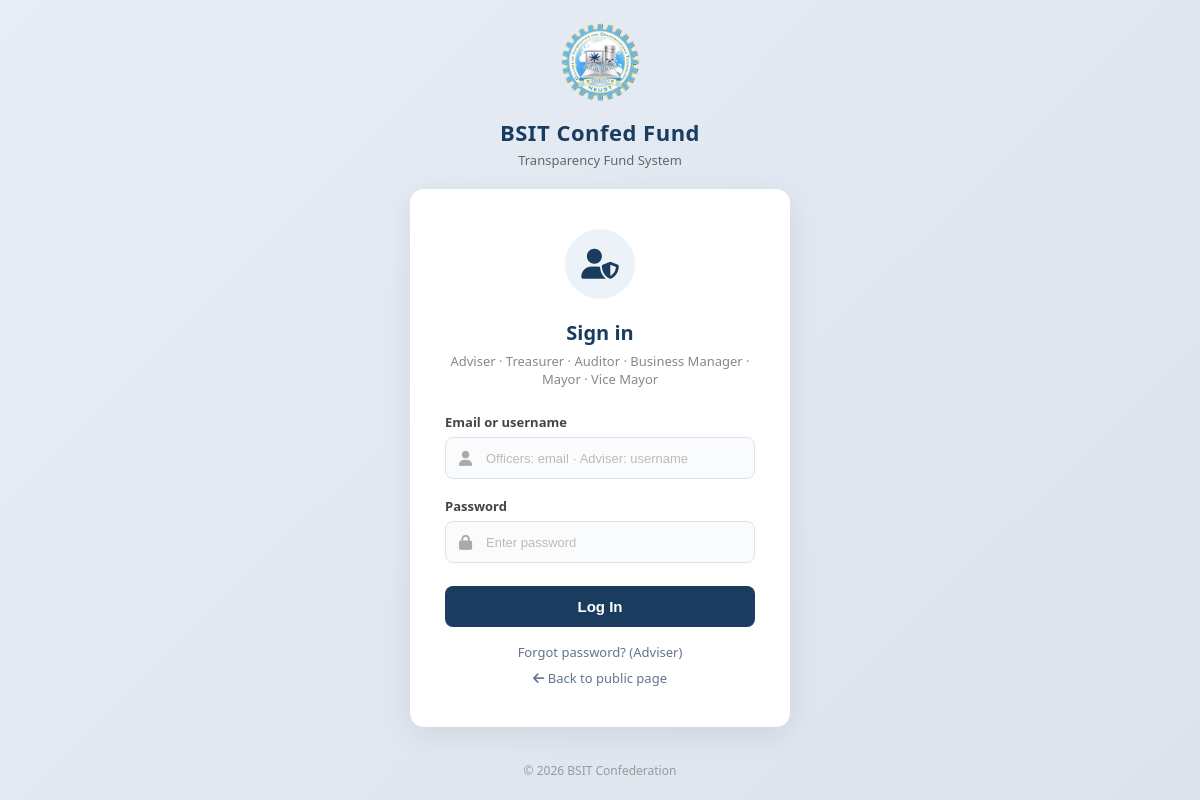
The page /login.php on the database its author committed.
### tables this page shows
CREATE TABLE `settings` (
  `id` int(11) NOT NULL DEFAULT 1,
  `org_name` varchar(100) NOT NULL DEFAULT 'BSIT Confederation',
  `org_short_name` varchar(50) NOT NULL DEFAULT 'BSIT Confed Fund',
  `logo_path` varchar(255) NOT NULL DEFAULT 'assets/images/logo.png.webp',
  `primary_color` varchar(7) NOT NULL DEFAULT '#1a3c5e',
  `recovery_key` varchar(100) NOT NULL DEFAULT 'BSIT-ADMIN-2026'
);

### includes/functions.php (called while the page is built, shortened)
<?php
if (!function_exists('getSettings')) {
    function getSettings($pdo) {
        $stmt = $pdo->query("SELECT * FROM settings LIMIT 1");
        $settings = $stmt->fetch();
        return $settings;
    }
}
?>

### login.php (the view, shortened to what this page needs)
<?php
require_once 'includes/config.php';
require_once 'includes/functions.php';
$sysSettings = getSettings($pdo);
$sysLogoUrl = ltrim($sysSettings['logo_path'], '/');
$sysLogoPath = __DIR__ . '/' . $sysSettings['logo_path'];
?>
<!DOCTYPE html>
<html lang="en">
<head>
    <link rel="stylesheet" href="assets/css/login.css">
    <link rel="stylesheet" href="https://cdnjs.cloudflare.com/ajax/libs/font-awesome/6.0.0-beta3/css/all.min.css">
</head>
<body>
<div class="login-container">
    <div class="login-logo">
        <?php if (file_exists($sysLogoPath)): ?>
            <img src="<?= htmlspecialchars($sysLogoUrl) ?>" alt="Logo">
        <?php else: ?>
            <img src="assets/images/logo.png" alt="Logo">
        <?php endif; ?>
        <h2><?= htmlspecialchars($sysSettings['org_short_name']) ?></h2>
        <p>Transparency Fund System</p>
    </div>
    <div class="login-card">
        <div class="icon-circle"><i class="fas fa-user-shield"></i></div>
        <h3>Sign in</h3>
        <p class="role-label">Adviser &middot; Treasurer &middot; Auditor &middot; Business Manager &middot; Mayor &middot; Vice Mayor</p>
        <form method="POST">
            <div class="form-group">
                <label for="identity">Email or username</label>
                <div class="input-with-icon"><i class="fas fa-user"></i><input type="text" id="identity" name="identity" placeholder="Officers: email &middot; Adviser: username" value="<?= htmlspecialchars($_POST['identity'] ?? '') ?>" autocomplete="username" required autofocus></div>
            </div>
            <div class="form-group">
                <label for="password">Password</label>
                <div class="input-with-icon"><i class="fas fa-lock"></i><input type="password" id="password" name="password" placeholder="Enter password" autocomplete="current-password" required></div>
            </div>
            <button type="submit" class="btn-login">Log In</button>
        </form>
        <div class="login-links">
            <a href="admin/adviser/forgot_password.php">Forgot password? (Adviser)</a>
            <a href="public/index.php"><i class="fas fa-arrow-left"></i> Back to public page</a>
        </div>
    </div>
    <div class="login-footer">&copy; <?= date('Y') ?> <?= htmlspecialchars($sysSettings['org_name']) ?></div>
</div>
</body>
</html>

### assets/css/login.css (style rules this page uses)
* { margin: 0; padding: 0; box-sizing: border-box; }
body { font-family: 'Segoe UI', Arial, sans-serif; background: linear-gradient(135deg, #e8edf5 0%, #dce3ed 100%); min-height: 100vh; display: flex; align-items: center; justify-content: center; }
.login-container { display: flex; flex-direction: column; align-items: center; gap: 20px; }
.login-logo { text-align: center; }
.login-logo img { width: 80px; height: auto; margin-bottom: 10px; }
.login-logo h2 { color: #1a3c5e; font-size: 22px; font-weight: 700; letter-spacing: 0.5px; }
.login-logo p { color: #666; font-size: 13px; margin-top: 4px; }
.login-card { background: #ffffff; padding: 40px 35px; border-radius: 14px; box-shadow: 0 8px 30px rgba(0, 0, 0, 0.08); width: 380px; text-align: center; }
.login-card .icon-circle { width: 70px; height: 70px; background: #edf2f9; border-radius: 50%; display: flex; align-items: center; justify-content: center; margin: 0 auto 20px; }
.login-card .icon-circle i { font-size: 30px; color: #1a3c5e; }
.login-card h3 { color: #1a3c5e; font-size: 20px; margin-bottom: 6px; }
.login-card .role-label { color: #888; font-size: 13px; margin-bottom: 25px; }
.form-group { text-align: left; margin-bottom: 18px; }
.form-group label { display: block; font-weight: 600; color: #444; font-size: 13px; margin-bottom: 6px; }
.input-with-icon { position: relative; }
.input-with-icon i { position: absolute; left: 14px; top: 50%; transform: translateY(-50%); color: #aaa; font-size: 15px; }
.input-with-icon input { width: 100%; padding: 12px 14px 12px 40px; border: 1px solid #dce3ed; border-radius: 8px; font-size: 14px; color: #333; background: #fafbfd; transition: border 0.2s, box-shadow 0.2s; }
.input-with-icon input::placeholder { color: #bbb; font-size: 13px; }
.btn-login { width: 100%; padding: 12px; background: #1a3c5e; color: #fff; border: none; border-radius: 8px; font-size: 15px; font-weight: 600; cursor: pointer; margin-top: 5px; transition: background 0.2s; }
.login-footer { color: #999; font-size: 12px; margin-top: 15px; }

### rows shown on the page
settings: logo_path (picture), org_short_name "BSIT Confed Fund", org_name "BSIT Confederation"
